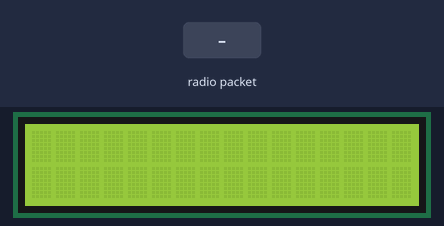
The sketch below on a simulated Arduino Uno, built with avr-gcc and run on an emulated ATmega328P. Shown: 16×2 character LCD. Inputs (shaded band) come from the test bench. No radio packets arrive unless stated; what the sketch prints to the serial monitor is not drawn.

Above: at 1.2 s.
1.3 s: radio packet "1" arrives
At 2.0 s:
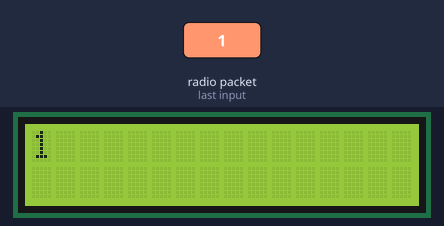
2.8 s: radio packet "0" arrives
At 3.2 s:
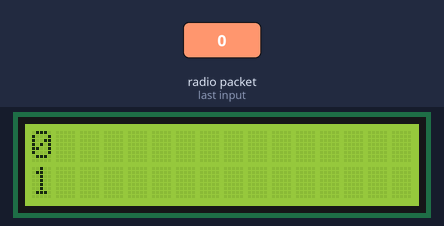
4.3 s: radio packet "2" arrives
At 5.5 s:
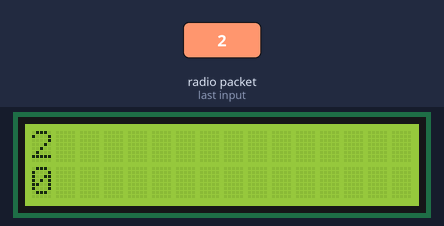
Timing chart, 0 to 7.3 s (numbered marks = the images above; inputs shaded):
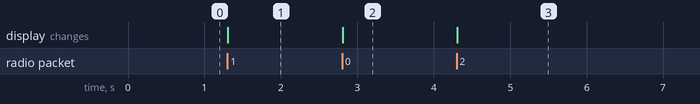

Measured:
- after the input at 1.3 s, the display: changes at once (image 1)
- after the input at 2.8 s, the display: changes at once (image 2)
- after the input at 4.3 s, the display: changes at once (image 3)

The sketch:

Receptor_Lora.ino
```cpp
#include <SPI.h>
#include <LoRa.h>

#include <Wire.h> // Librería comunicación I2C
#include <LiquidCrystal_I2C.h> // Librería LCD I2C
LiquidCrystal_I2C lcd(0x27, 2, 1, 0, 4, 5, 6, 7, 3, POSITIVE);
String lectura1,lectura2;
void setup() {
  Serial.begin(9600);
  while (!Serial);

  Serial.println("Electrones de Laplace");

  if (!LoRa.begin(433E6)) {
    Serial.println("Error LoRa!");
    while (1);
  }

  lcd.begin(16,2);
}

void loop() {
  // try to parse packet

  int packetSize = LoRa.parsePacket();
  if (packetSize) {
    // received a packet
    Serial.print("Dato recibido: '");
  lectura1="";
   lcd.setCursor(0,0);
    // read packet
    while (LoRa.available()) {
      char i =(char)LoRa.read();
      Serial.print(i);
      lectura1+=i;

    }
    lcd.clear();
lcd.print(lectura1);
lcd.setCursor(0,1);
lcd.print(lectura2);
lectura2=lectura1;
    // print RSSI of packet
    Serial.print("' con RSSI ");
    Serial.println(LoRa.packetRssi());
    Serial.print("' con SNR ");
    Serial.println(LoRa.packetSnr());
  }
}
```
